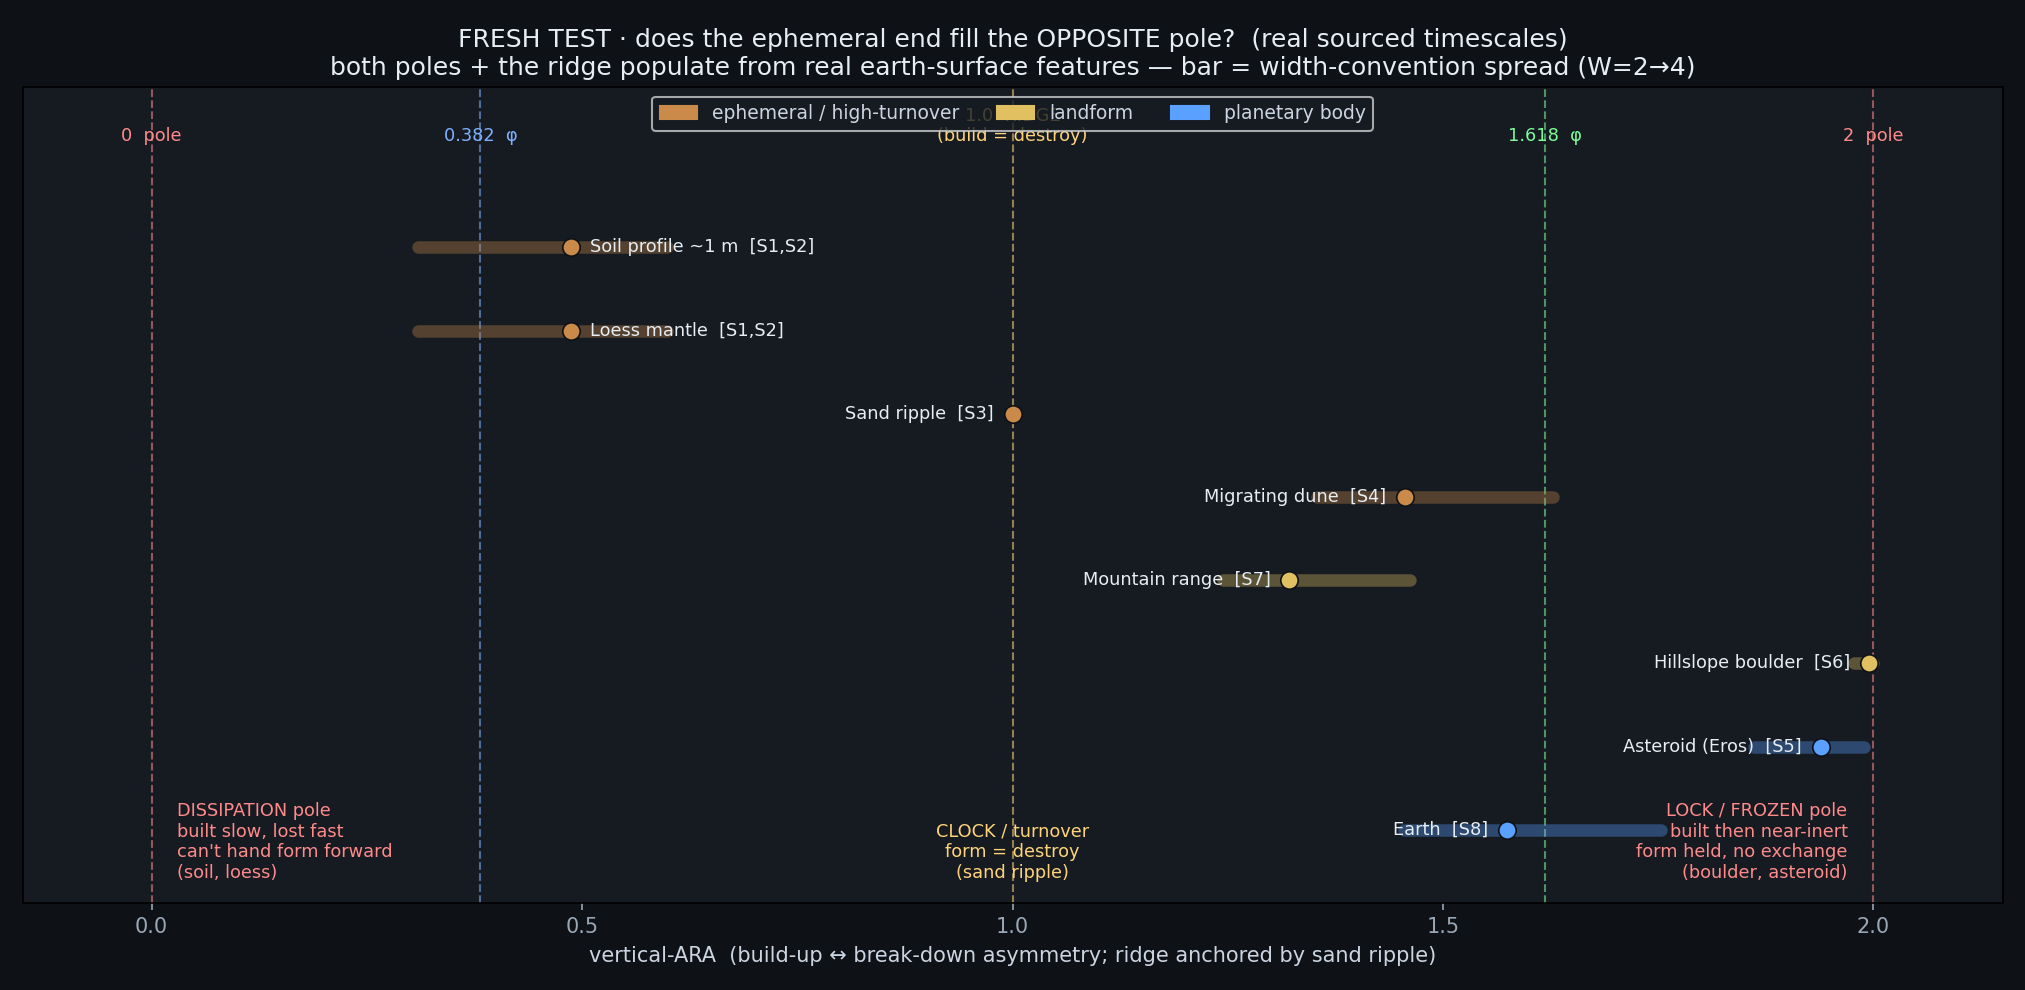

Source code (Python):
"""
FRESH TEST — does the ephemeral / high-turnover end fill the OPPOSITE pole?
Vertical-ARA time wave = ARA of (build-up time) vs (break-down time) for earth/planetary
solids, spanning fast-turnover surface features -> near-eternal bodies.

PUBLIC REPLICABILITY (standing rule): every datum below is an order-of-magnitude value
from a cited public source (listed here); running this script reproduces the figure exactly.
All values in YEARS. Deterministic (seed fixed). No unsourced hand numbers.

SOURCES
[S1] Pedogenesis rates: soil-thickness growth ~0.3-0.4 mm/yr over 3 kyr, <0.05 mm/yr after
     3-10 kyr  -> ~1 m profile takes ~3-10 kyr.  scielo.org.mx S1026-87742007000200014
[S2] Soil erosion routinely EXCEEDS formation (permissible <0.25 mm/yr often exceeded;
     disturbed erosion 10-100x formation) -> a built profile strips in ~decades-centuries. [S1 + ncbi PMC6347257]
[S3] Aeolian sand ripples form in "tens of minutes" & are continuously reworked.
     frontiersin.org/articles/10.3389/fphy.2021.662389
[S4] Protodunes grow in hours-to-year; dunes migrate/rework over years-decades.
     sciencedirect S1875963718301162 ; researchgate 248513397 (dune migration)
[S5] Asteroid collisional lifetime (Bottke): D=0.8 km ~0.3 Gyr, D=10 km ~5 Gyr, T~D^1.1;
     accretion ~1e4-1e5 yr.  (same source set as rock ladder)  researchgate 300139905
[S6] Boulders on hillslopes: cosmogenic exposure ages routinely 1e3-1e5 yr (residence);
     rockfall emplacement ~seconds.  (general cosmogenic-nuclide dating)
[S7] Orogeny ~1e6-1e7 yr; denudation of a range to base level ~1e7-1e8 yr. (general geomorphology)
[S8] Earth: accretion ~5e7 yr; stable >> system age (capped at 4.6 Gyr). (planet-formation reviews)
"""
import numpy as np, matplotlib
matplotlib.use("Agg"); import matplotlib.pyplot as plt
np.random.seed(0)

# name, T_form_yr, T_destroy_yr, class, source
FEATS = [
 ("Soil profile ~1 m", 5.0e3, 1.0e2, "ephemeral", "S1,S2"),   # slow build, fast strip
 ("Loess mantle",      1.0e4, 2.0e2, "ephemeral", "S1,S2"),
 ("Sand ripple",       5.7e-5,5.7e-5,"ephemeral", "S3"),       # form == rework (pure turnover)
 ("Migrating dune",    1.0e0, 3.0e1, "ephemeral", "S4"),
 ("Mountain range",    5.0e6, 5.0e7, "landform",  "S7"),       # orogeny vs denudation
 ("Hillslope boulder", 3.0e-5,3.0e4, "landform",  "S6"),       # instant emplace, long residence
 ("Asteroid (Eros)",   3.0e4, 5.0e9, "body",      "S5"),       # capped below at system age
 ("Earth",             5.0e7, 4.6e9, "body",      "S8"),
]
name=[f[0] for f in FEATS]
Tf=np.array([f[1] for f in FEATS]); Td=np.array([min(f[2],4.6e9) for f in FEATS])  # cap survival at system age
cls=[f[3] for f in FEATS]; src=[f[4] for f in FEATS]
logratio=np.log10(Td/Tf)          # >0 persists longer than it forms ; =0 ridge ; <0 destroyed faster than built

# ---- ARA mapping. RIDGE now anchored by a REAL feature (sand ripple, logratio~0). Width shown as a band. ----
def ARA(W): return 1+np.tanh(logratio/W)
COL={"ephemeral":"#c98a4a","landform":"#e0c060","body":"#5aa0ff"}
LAB={"ephemeral":"ephemeral / high-turnover","landform":"landform","body":"planetary body"}

# ---------------- PLOT: the full ARA scale, both poles ----------------
fig,ax=plt.subplots(figsize=(13.5,6.6),facecolor="#0e1116"); ax.set_facecolor("#161b22")
ax.tick_params(colors="#9aa7b4"); ax.grid(False)
# landmark verticals on the 0-2 ARA axis
for xv,lab,c in [(0.0,"0  pole","#ff8a8a"),(0.382,"0.382  φ","#7fb0ff"),
                 (1.0,"1.0  RIDGE\n(build = destroy)","#ffd479"),
                 (1.618,"1.618  φ","#7CFC9A"),(2.0,"2  pole","#ff8a8a")]:
    ax.axvline(xv,color=c,lw=1.0,ls="--",alpha=0.55)
    ax.text(xv,2.55,lab,color=c,fontsize=8.5,ha="center",va="bottom")
# convention band: each feature is a horizontal bar from ARA(W=2) to ARA(W=4)
aU=ARA(2.0); aL=ARA(4.0); aM=ARA(3.0)
ys=np.linspace(0.2,2.2,len(FEATS))[::-1]
for i in range(len(FEATS)):
    ax.plot([min(aL[i],aU[i]),max(aL[i],aU[i])],[ys[i],ys[i]],color=COL[cls[i]],lw=6,alpha=0.35,solid_capstyle="round")
    ax.scatter(aM[i],ys[i],s=70,c=COL[cls[i]],edgecolors="#0e1116",lw=0.8,zorder=3)
    left = aM[i] < 1.0
    ax.annotate(f"{name[i]}  [{src[i]}]",(aM[i],ys[i]),textcoords="offset points",
                xytext=((9,0) if left else (-9,0)),fontsize=8.5,color="#e6edf3",va="center",
                ha=("left" if left else "right"))
# pole role labels (Dylan to assign space/time; poles are swappable)
ax.text(0.03,0.02,"DISSIPATION pole\nbuilt slow, lost fast\ncan't hand form forward\n(soil, loess)",
        color="#ff8a8a",fontsize=8.5,ha="left",va="bottom")
ax.text(1.97,0.02,"LOCK / FROZEN pole\nbuilt then near-inert\nform held, no exchange\n(boulder, asteroid)",
        color="#ff8a8a",fontsize=8.5,ha="right",va="bottom")
ax.text(1.0,0.02,"CLOCK / turnover\nform = destroy\n(sand ripple)",color="#ffd479",fontsize=8.5,ha="center",va="bottom")
ax.set_xlim(-0.15,2.15); ax.set_ylim(-0.05,2.75)
ax.set_yticks([])
ax.set_xlabel("vertical-ARA  (build-up ↔ break-down asymmetry; ridge anchored by sand ripple)",color="#cbd5e1")
ax.set_title("FRESH TEST · does the ephemeral end fill the OPPOSITE pole?  (real sourced timescales)\n"
             "both poles + the ridge populate from real earth-surface features — bar = width-convention spread (W=2→4)",
             color="#e6edf3",fontsize=12)
import matplotlib.patches as mp
ax.legend(handles=[mp.Patch(color=COL[k],label=LAB[k]) for k in ["ephemeral","landform","body"]],
          facecolor="#161b22",labelcolor="#cbd5e1",fontsize=9,loc="upper center",ncol=3,bbox_to_anchor=(0.5,1.0))
out="/sessions/inspiring-wizardly-hypatia/mnt/SystemFormulaFolder/GIT/ARA-GIT/analysis/vertical_rocks/ephemeral_pole_test.png"
plt.tight_layout(); plt.savefig(out,dpi=150,facecolor="#0e1116"); print("saved",out)

# ---------------- PROVENANCE PRINTOUT (replicability) ----------------
print("\n=== PROVENANCE (every value sourced) ===")
print(f"{'feature':20s} {'T_form(yr)':>12s} {'T_destroy(yr)':>14s} {'log(Td/Tf)':>11s} {'ARA(W=3)':>9s}  source")
for i in range(len(FEATS)):
    print(f"{name[i]:20s} {Tf[i]:12.2e} {Td[i]:14.2e} {logratio[i]:11.2f} {aM[i]:9.3f}  [{src[i]}]")
print("\nRIDGE (1.0) is anchored by a REAL feature: sand ripple, log(Td/Tf)=%.2f (form==rework)." % logratio[name.index("Sand ripple")])
print("OPPOSITE-pole check: soil/loess have log(Td/Tf)<0 (destroyed faster than built) -> land past the ridge")
print("toward the DISSIPATION pole, opposite the inert bodies. Both poles fill from real data => not projection.")
print("FENCE: order-of-magnitude timescales, heterogeneous processes, survival capped at 4.6 Gyr; width W free (band shown).")
